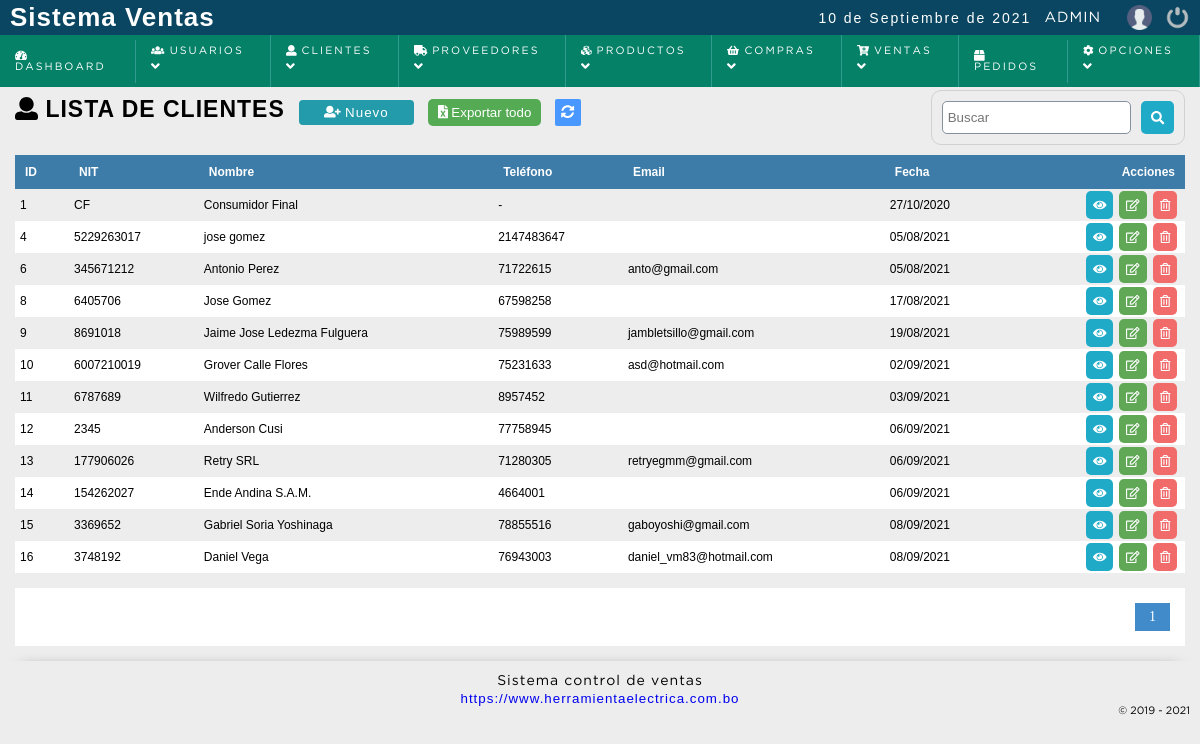
Before: /sistema/clientes/clientes.php (signed in) with the older database file.
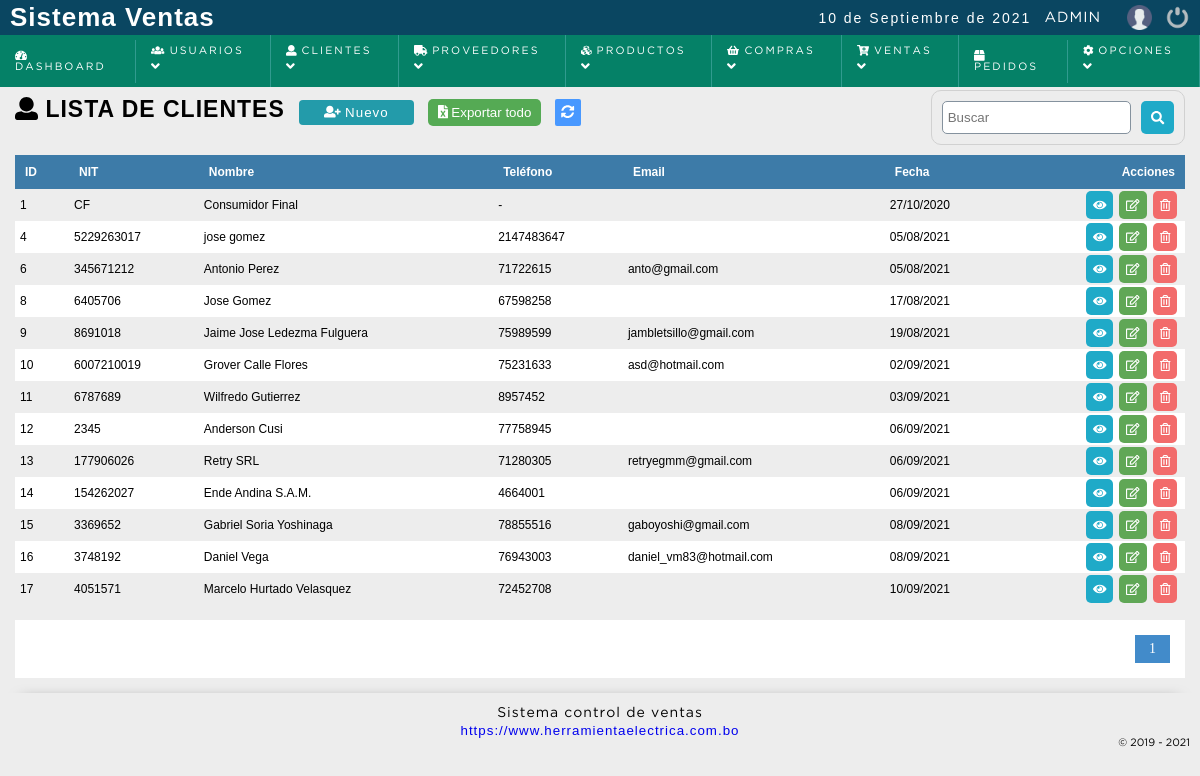
After: the same page with the newer database file.
### tables this page shows
CREATE TABLE `cliente` (
  `idcliente` int(11) NOT NULL,
  `nit` varchar(20) NOT NULL,
  `nombre` varchar(80) DEFAULT NULL,
  `telefono` int(11) DEFAULT NULL,
  `correo` varchar(100) NOT NULL,
  `clave` varchar(255) NOT NULL,
  `cod_temp` varchar(200) NOT NULL,
  `direccion` text DEFAULT NULL,
  `dateadd` datetime NOT NULL DEFAULT current_timestamp(),
  `usuario_id` int(11) NOT NULL,
  `estatus` int(11) NOT NULL DEFAULT 1
);

### sistema/includes/functions.php (called while the page is built, shortened)
<?php
	function decrypt($string, $key) {
	   $result = '';
	   $string = base64_decode($string);
	   for($i=0; $i<strlen($string); $i++) {
	      $char = substr($string, $i, 1);
	      $keychar = substr($key, ($i % strlen($key))-1, 1);
	      $char = chr(ord($char)-ord($keychar));
	      $result.=$char;
	   }
	   return $result;
	}
 ?>

### sistema/clientes/clientes.php (the view, shortened to what this page needs)
<?php
	include "../../conexion.php";
	$sql_registe = mysqli_query($conection,"SELECT COUNT(*) as total_registro FROM cliente WHERE estatus = 1 ");
	$result_register = mysqli_fetch_array($sql_registe);
	$total_registro = $result_register['total_registro'];
	$por_pagina = 150;
	if(empty($_GET['pagina']))
	{
		$pagina = 1;
	}else{
		$pagina = $_GET['pagina'];
	}
	$desde = ($pagina-1) * $por_pagina;
	$total_paginas = ceil($total_registro / $por_pagina);
	$query = mysqli_query($conection,"SELECT idcliente,nit,nombre,telefono,correo,correo, DATE_FORMAT(dateadd, '%d/%m/%Y') as fecha FROM cliente
									  WHERE estatus = 1 ORDER BY idcliente ASC LIMIT $desde,$por_pagina
		");
 ?>
<!DOCTYPE html>
<html lang="en">
<head>
	<?php include "../includes/scripts.php"; ?>
</head>
<body>
	<?php include "../includes/header.php"; ?>
	<section id="container">
		<h1><i class="fas fa-user"></i> Lista de clientes</h1>
		<a href="registro_cliente.php" class="btn_new"><i class="fas fa-user-plus"></i> Nuevo </a>
		<?php
		if($_SESSION['rol'] == 1 OR $_SESSION['rol'] == 2)
		{
			if($result > 0){
		 ?>
		<form action="exportar.php" method="post" class="formExport" >
			<button type="submit" class="bntExport"> <i class="fas fa-file-excel"></i> Exportar todo</button>
		</form>
		<?php } } ?>
		<a href="index.php" class="btnRefresh"><i class="fas fa-sync-alt" title="Actualizar"></i></a>
		<form action="buscar_cliente.php" method="get" class="form_search">
			<input type="text" name="busqueda" id="busqueda" placeholder="Buscar">
			<button type="submit" class="btn_search"><i class="fas fa-search"></i></button>
		</form>
	<div class="containerTable">
		<table>
			<tr>
				<th>ID</th>
				<th><?= strtoupper(IDENTIFICACION_TRIBUTARIA); ?></th>
				<th>Nombre</th>
				<th>Teléfono</th>
				<th>Email</th>
				<th>Fecha</th>
				<th class="textright">Acciones</th>
			</tr>
		<?php
			if($result > 0){
				while ($data = mysqli_fetch_array($query)) {
					if($data["nit"] == 0)
					{
						$nit = 'C/F';
					}else{
						$nit = $data["nit"];
					}
			?>
				<tr id="item_<?php echo $data["idcliente"]; ?>">
					<td><?php echo $data["idcliente"]; ?></td>
					<td><?php echo $nit; ?></td>
					<td><?php echo $data["nombre"]; ?></td>
					<td><?php echo ($data["telefono"] != 0 ) ? $data["telefono"] : '-'; ?></td>
					<td><?php echo $data["correo"]; ?></td>
					<td><?php echo $data["fecha"]; ?></td>
					<td class="textright">
						<div class="div_acciones">
							<div>
								<a href="#" class="btn_view btnInfoCliente" title="Ver datos"><i class="fas fa-eye"></i></a>
							</div>
							<div>
								<a class="btn_edit" href="editar_cliente.php?id=<?php echo $data["idcliente"]; ?>" title="Editar"><i class="far fa-edit"></i></a>
							</div>
							<?php if($_SESSION['rol'] == 1 || $_SESSION['rol'] == 2){ ?>
							<div>
								<a class="btn_del" href="eliminar_confirmar_cliente.php?id=<?php echo $data["idcliente"]; ?>" title="Eliminar"><i class="far fa-trash-alt"></i></a>
							</div>
							<?php } ?>
						</div>
					</td>
				</tr>
		<?php
				}
			}else{
				echo '<tr><td colspan="7" align="center"><p><strong>No hay datos para mostrar</strong></p></td></tr>';
			}
		 ?>
		</table>
	</div>
	<?php
	if($total_registro != 0)
		{
	 ?>
		<div class="paginador">
			<ul>
			<?php
				for ($i=1; $i <= $total_paginas; $i++) {
					if($i == $pagina)
					{
						echo '<li class="pageSelected">'.$i.'</li>';
					}else{
						echo '<li><a href="?pagina='.$i.'">'.$i.'</a></li>';
					}
				}
			 ?>
			</ul>
		</div>
	<?php } ?>
	</section>
	<?php include "../includes/footer.php"; ?>
</body>
</html>

Changed rows visible on the page:
added cliente: idcliente "17", nit "4051571", nombre "Marcelo Hurtado Velasquez", telefono "72452708", fecha "10/09/2021"
